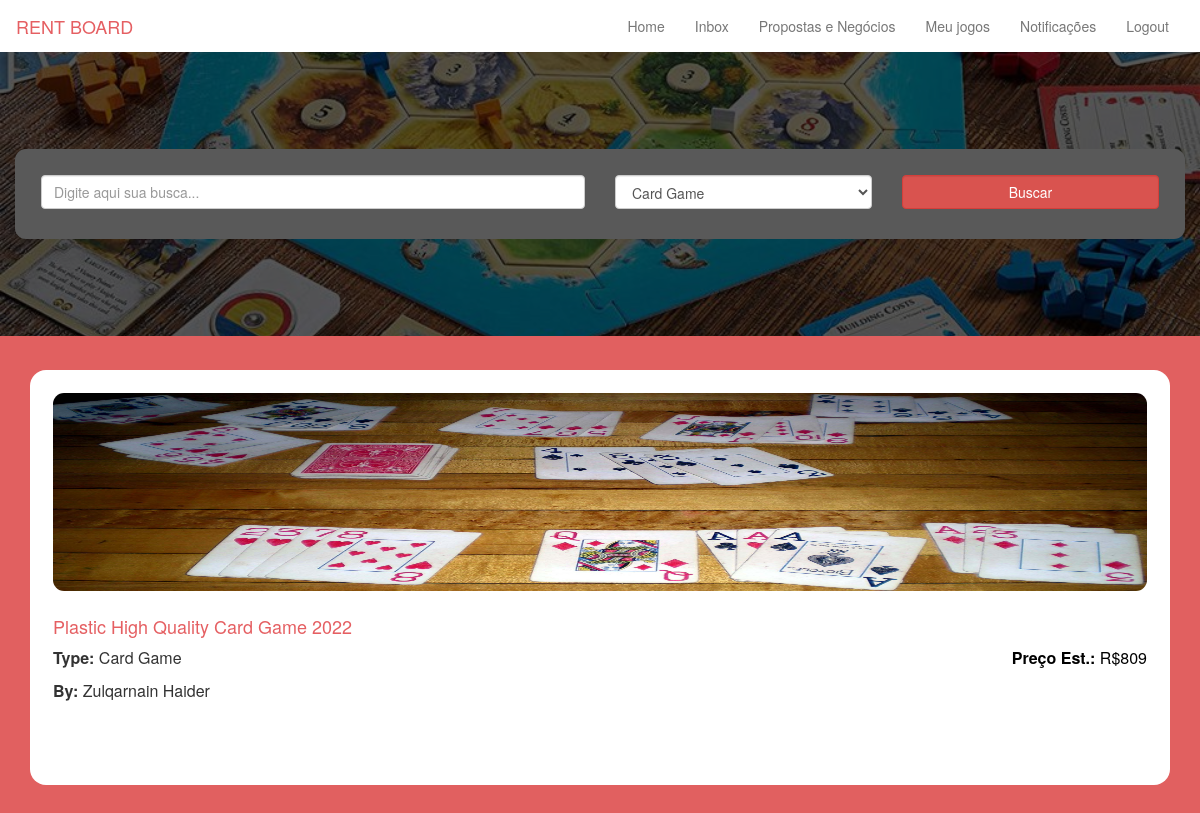
The page /pro_details.php?proid=1 (signed in) on the database its author committed.
### tables this page shows
CREATE TABLE `products` (
  `id` int(11) NOT NULL,
  `cat_id` int(11) NOT NULL,
  `pro_name` varchar(255) NOT NULL,
  `user_id` int(11) NOT NULL,
  `pro_price` varchar(255) NOT NULL,
  `pro_image` varchar(255) NOT NULL,
  `status` int(11) NOT NULL,
  `created_at` timestamp NOT NULL DEFAULT CURRENT_TIMESTAMP ON UPDATE CURRENT_TIMESTAMP
);

CREATE TABLE `categories` (
  `id` int(11) NOT NULL,
  `name` varchar(255) NOT NULL
);

### pro_details.php (the view, shortened to what this page needs)
<?php
include('database_connection.php');
?>
<html>
    <head>
		<link rel="stylesheet" href="//code.jquery.com/ui/1.12.1/themes/base/jquery-ui.css">
        <link rel="stylesheet" href="https://maxcdn.bootstrapcdn.com/bootstrap/3.3.7/css/bootstrap.min.css">
        <link rel="stylesheet" href="https://cdn.rawgit.com/mervick/emojionearea/master/dist/emojionearea.min.css">
        <link rel="stylesheet" href="assets/style.css">
    </head>
    <body>
	<?php include("includes/header.php") ?>
	<section class="games_sec">
		<div class="container">
			<div class="row">
			<?php
                $pro_id_get = $_GET['proid'];
				$query = "SELECT * FROM products WHERE id='$pro_id_get'";
				$statement = $connect->prepare($query);
				$statement->execute();
				$result = $statement->fetchAll();
				foreach($result as $row)
				{
					$category_id=$row['cat_id'];
					$user_id=$row['user_id'];
					$getCat=mySQLi_query($connDb,"SELECT * from categories where id='$category_id'");
					$getCatrow=mySQLi_fetch_array($getCat);
					$getUser=mySQLi_query($connDb,"SELECT * from login where user_id='$user_id'");
					$getUserrow=mySQLi_fetch_array($getUser);
					echo '
					<div class="col-md-12">
						<div class="game_box card">
							<div class="card-header">
								<div class="game_img">
									<img src="upload/'.$row['pro_image'].'" />
								</div>
							</div>
							<div class="card-body">
								<div class="details">
									<h4>'.$row['pro_name'].'</h4>
									<p><span class="type"><b>Type:</b> '.$getCatrow["name"].'</span>
									<span class="price"><b>Preço Est.:</b> R$'.$row['pro_price'].'</span></p>
									<p><b>By:</b> '.$getUserrow['username'].'</p>
								</div>
							</div>
						</div>
					</div>
					';
				}
			?>
			</div>
		</div>
	</section>
    <br><br>
</body>
</html>

### assets/style.css (style rules this page uses)
body { background-color: #e16060; }
.game_box { background-color: #fff; padding: 23px; border-radius: 16px; overflow: hidden; height: 415px; }
.game_box span.price { color:#000; float:right; }
.game_box p { font-size: 16px; }
.game_box img { width: 100%; height: 198px !important; margin-bottom: 16px; border-radius: 11px; }
.game_box h4 { color: #e55f62; }

### rows shown on the page
products: pro_image (picture), pro_name "Plastic High Quality Card Game 2022", categories.name "Card Game", pro_price "809", user.username "Zulqarnain Haider"

### other values the page prints
form field gameType "Card Game"
